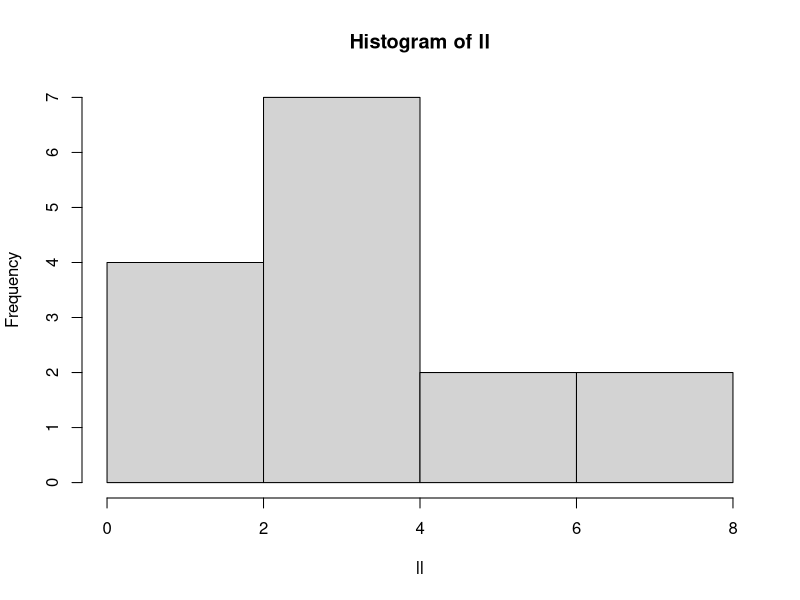
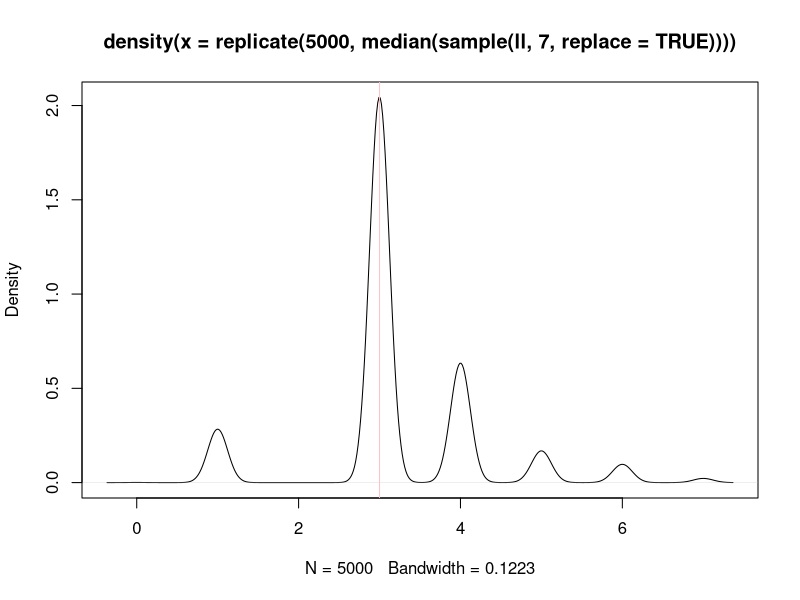
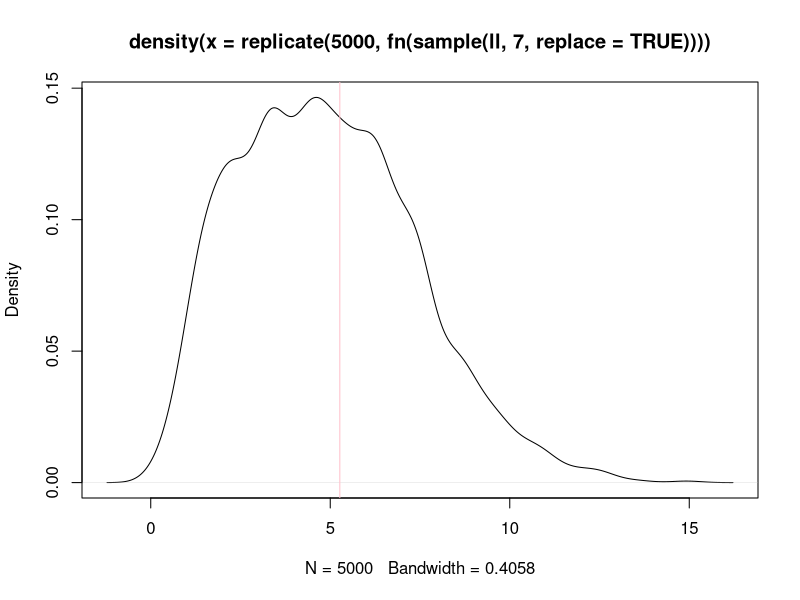
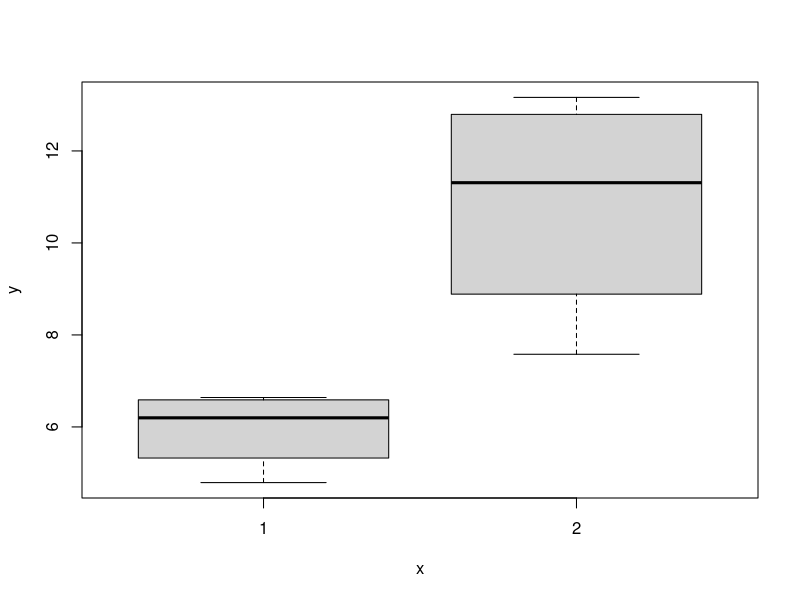
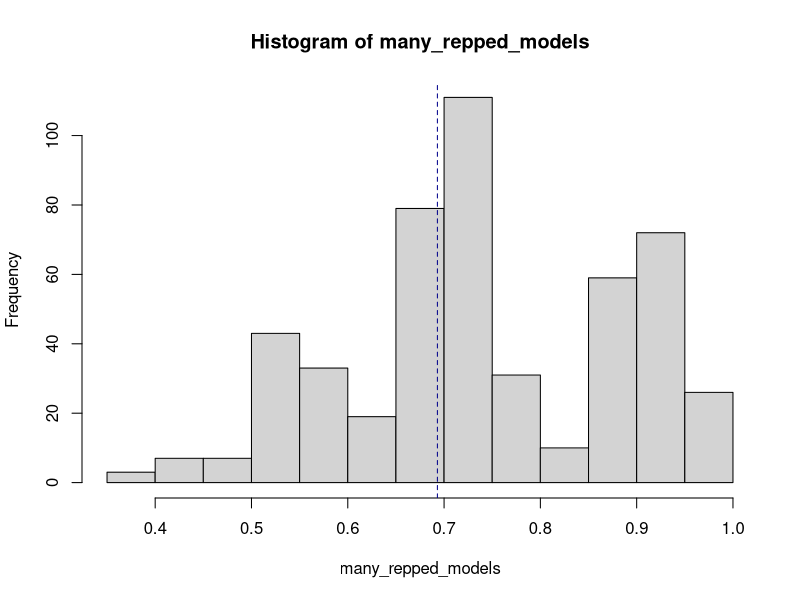
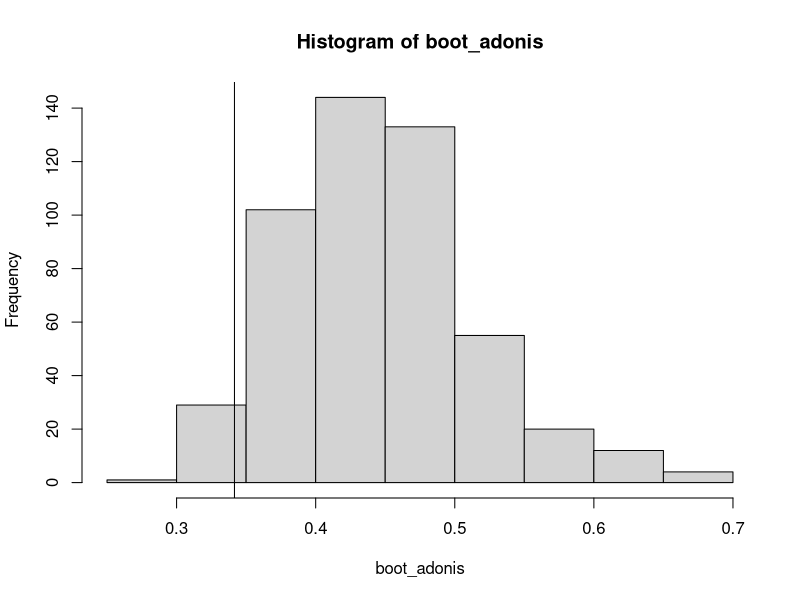
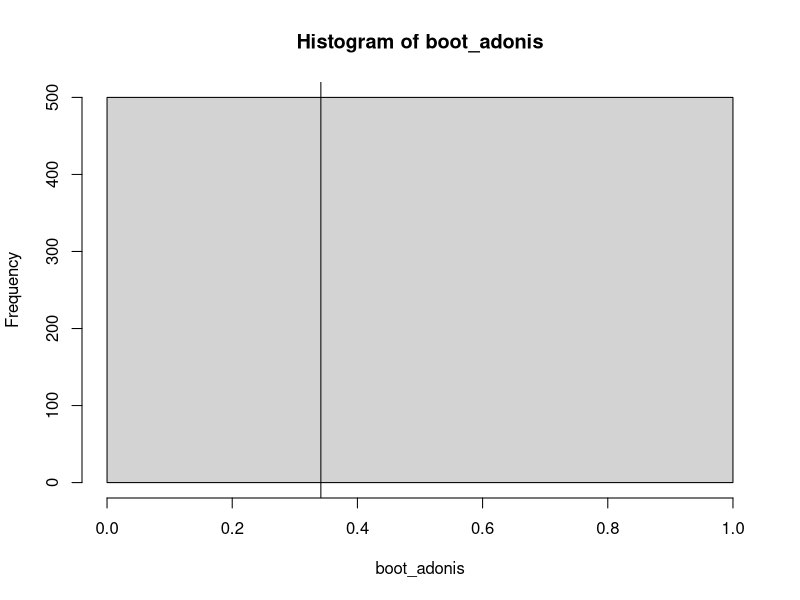

Reproduce these figures in R, in order.
## ---- chunk 1
knitr::opts_chunk$set(echo = TRUE)
## ---- chunk 2
ll <- rpois(15, 4) # lnorm(7, log(6), 1)

hist(ll)
## ---- chunk 3

median(ll)

plot(density(replicate(5000, median(sample(ll, 7, replace = TRUE)))))

abline(v = median(ll), col = "pink")

## ---- chunk 4
boot_my_fun <- function(fn, ll){
  
  plot(density(replicate(5000, fn(sample(ll, 7, replace = TRUE)))))
  
  abline(v = fn(ll), col = "pink")
}


boot_my_fun(var, ll)

## ---- chunk 5
means <- c(7,11)

df <- data.frame(fac = gl(2, 4))

df$y <- rnorm(nrow(df), mean = means[df$fac], sd = 2)

with(df, plot(fac, y))



## ---- chunk 6
lil_sum <- lm(y ~ fac, data = df)
summary(lil_sum) |> str()

summary(lil_sum)$r.squared

r2_fr_data <- function(df){
  
  lil_sum <- lm(y ~ fac, data = df)
  summary(lil_sum)$r.squared

}

df[c(sample(1:4, replace = TRUE), 
     sample(5:8, replace = TRUE)),]


## ---- chunk 7

many_repped_models <- replicate(500, {
  df[c(sample(1:4, replace = TRUE), 
       sample(5:8, replace = TRUE)),] |> 
    r2_fr_data()
})  

hist(many_repped_models)

abline(v = summary(lil_sum)$r.squared, lty = 2, col = "darkblue")

mean(many_repped_models)
median(many_repped_models)
summary(lil_sum)$r.squared
## ---- chunk 8
library(vegan)
# ?adonis
data(dune)
data(dune.env)
## default test by terms
adon_demo <- adonis2(dune ~ Management, data = dune.env)

sample_r2 <- adon_demo$R2[1]
## ---- chunk 9
ids <- with(dune.env, split(seq_along(Management), Management)) |> 
  sapply(sample, replace = TRUE) |> 
  c(recursive = TRUE, use.names = FALSE)
ids


## ---- chunk 10
adon_demo <- adonis2(dune[ids,] ~ Management, data = dune.env[ids,])
adon_demo$R2[1]
## ---- chunk 11
boot_adonis <- replicate(500, {
  ids <- with(dune.env, split(seq_along(Management), Management)) |> 
    sapply(sample, replace = TRUE) |> 
    c(recursive = TRUE, use.names = FALSE)
  
  adon_demo <- adonis2(dune[ids,] ~ Management, data = dune.env[ids,])
  adon_demo$R2[1]
})

hist(boot_adonis)

abline(v = sample_r2)


## ---- chunk 12
sum(boot_adonis < sample_r2)
## ---- chunk 13
boot_adonis <- replicate(500, {
  ids <- with(dune.env, split(seq_along(Management), Management)) |> 
    sapply(sample, size  = 1, replace = TRUE) |> 
    c(recursive = TRUE, use.names = FALSE)
  
  adon_demo <- adonis2(dune[ids,] ~ Management, data = dune.env[ids,])
  adon_demo$R2[1]
})

hist(boot_adonis)

abline(v = sample_r2)


